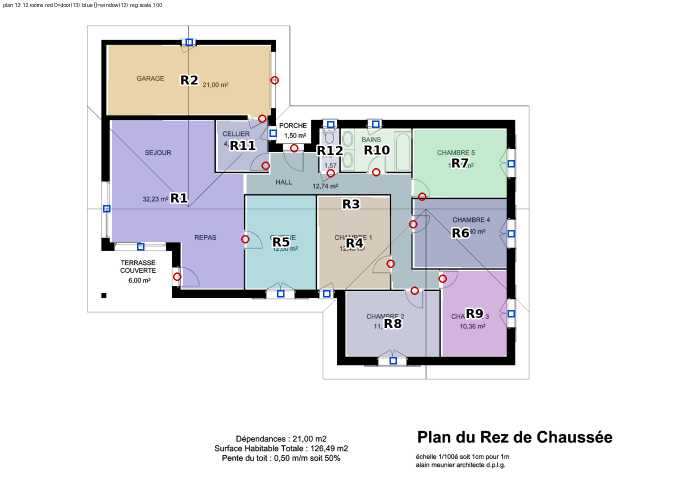
#> input picture overlays/plan_12_overlay.png, 1400 x 989 px, given in place of 4 (2).png, which was not available (shown at 1/2 size)
$ python overlay.py
#> lines starting #> are read from the running program, lines starting #| are printed output that depends on the picture; after the words box and inside, x2 and y2 are one past the last pixel; in counts of white or black regions, pixels touching at a corner belong together
### extract.py
"""Part 1: turn floor-plan masks into a structured SQLite database.

Usage:  python extract.py --data data --db floorplans.db

Mask colours (found by inspecting all 121 masks) come in TWO palettes:
  palette "orange_rooms": rooms=orange  walls=light-blue  windows=yellow  doors=green
  palette "teal_rooms"  : rooms=teal    walls=light-blue  windows=yellow  doors=orange,
                          green=large opening (garage/sliding door), red=thin opening
The palette is chosen per plan: whichever of orange/teal covers more area is "room".
Rooms all share one colour, so each room is a connected component of that colour
(walls/doors leave gaps between rooms).
"""
import argparse, json, sqlite3
from pathlib import Path

import numpy as np
from PIL import Image
from scipy import ndimage as ndi

Image.MAX_IMAGE_PIXELS = None
WORK = 1000  # masks are analysed at max side = 1000 px; areas are rescaled to original px

COLORS = {  # reference RGB values seen in the masks
    "bg": (0, 0, 0), "orange": (255, 142, 70), "lblue": (175, 216, 248),
    "yellow": (246, 189, 15), "green": (139, 186, 0), "teal": (0, 142, 142),
    "red": (214, 70, 70),
}
NAMES = list(COLORS)
PAL = np.array([COLORS[n] for n in NAMES], dtype=np.int32)

SCHEMA = """
DROP TABLE IF EXISTS plans; DROP TABLE IF EXISTS rooms;
DROP TABLE IF EXISTS doors; DROP TABLE IF EXISTS windows;
CREATE TABLE plans(
  plan_id INTEGER PRIMARY KEY, image_file TEXT, mask_file TEXT,
  width_px INT, height_px INT, palette TEXT,
  n_rooms INT, n_doors INT, n_windows INT, n_openings INT,
  total_room_area_px INT, wall_area_px INT, wall_segments INT);
CREATE TABLE rooms(
  room_id INTEGER PRIMARY KEY, plan_id INT, room_no INT,  -- room_no is 1..n within plan, ordered by area desc
  area_px INT, area_pct REAL,              -- area_pct = share of total room area in plan
  cx REAL, cy REAL,                        -- centroid, normalised 0..1 (x right, y down)
  bbox_x0 INT, bbox_y0 INT, bbox_x1 INT, bbox_y1 INT,  -- original-pixel bounding box
  n_windows INT, n_doors INT);
CREATE TABLE doors(
  door_id INTEGER PRIMARY KEY, plan_id INT, kind TEXT,  -- 'door'
  cx REAL, cy REAL, area_px INT,
  room_a INT, room_b INT);                 -- room_no of rooms touched (NULL = none/exterior)
CREATE TABLE windows(
  window_id INTEGER PRIMARY KEY, plan_id INT,
  cx REAL, cy REAL, area_px INT, room_no INT);  -- room_no it belongs to (NULL if none found)
CREATE INDEX i_r ON rooms(plan_id); CREATE INDEX i_d ON doors(plan_id); CREATE INDEX i_w ON windows(plan_id);
"""


def classify(mask_path):
    """Return (label array of palette indices at reduced size, scale factor, (W,H))."""
    im = Image.open(mask_path).convert("RGB")
    W, H = im.size
    s = max(1, max(W, H) / WORK)
    small = im.resize((round(W / s), round(H / s)), Image.NEAREST)
    a = np.asarray(small, dtype=np.int32)
    d = ((a[:, :, None, :] - PAL[None, None]) ** 2).sum(-1)
    lab = d.argmin(-1).astype(np.uint8)
    lab[d.min(-1) > 60 ** 2] = 0  # anti-aliasing / unknown colours -> background
    return lab, s, (W, H)


def components(binary, min_px):
    lbl, n = ndi.label(binary)
    if n == 0:
        return lbl, []
    sizes = ndi.sum(binary, lbl, range(1, n + 1))
    keep = [i + 1 for i, sz in enumerate(sizes) if sz >= min_px]
    return lbl, keep


# [9 lines left out: function touching_rooms, not called in this run]


def extract_plan(mask_path):
    lab, s, (W, H) = classify(mask_path)
    h, w = lab.shape
    count = lambda name: int((lab == NAMES.index(name)).sum())
    orange, teal = count("orange"), count("teal")
    if teal > orange:
        palette, room_c, door_cs = "teal_rooms", "teal", ["orange", "green"]
    else:
        palette, room_c, door_cs = "orange_rooms", "orange", ["green"]
    opening_cs = ["red"] if palette == "teal_rooms" else []

    # rooms: connected components of the room colour, ignoring tiny specks
    room_bin = lab == NAMES.index(room_c)
    min_room = max(150, int(0.0008 * h * w))
    rl, keep = components(room_bin, min_room)
    keep = sorted(keep, key=lambda i: -(rl == i).sum())
    room_lbl = np.zeros_like(rl)
    for no, i in enumerate(keep, 1):
        room_lbl[rl == i] = no
    area_scale = (W * H) / (w * h)
    total_room_px = int(room_bin[np.isin(rl, keep)].sum() * area_scale)

    rooms = []
    for no in range(1, len(keep) + 1):
        m = room_lbl == no
        ys, xs = np.where(m)
        rooms.append(dict(
            room_no=no, area_px=int(m.sum() * area_scale),
            cx=float(xs.mean() / w), cy=float(ys.mean() / h),
            bbox=[int(xs.min() * s), int(ys.min() * s), int((xs.max() + 1) * s), int((ys.max() + 1) * s)],
            n_windows=0, n_doors=0))

    def ents(colors, min_px, radius):
        binary = np.isin(lab, [NAMES.index(c) for c in colors])
        el, ek = components(binary, min_px)
        out = []
        for i in ek:
            m = el == i
            ys, xs = np.where(m)
            out.append(dict(cx=float(xs.mean() / w), cy=float(ys.mean() / h),
                            area_px=int(m.sum() * area_scale),
                            rooms=touching_rooms(m, room_lbl, radius)))
        return out

    min_e = max(20, int(0.00003 * h * w))
    doors = ents(door_cs, min_e, 8)
    windows = ents(["yellow"], min_e, 16)
    openings = ents(opening_cs, min_e, 8) if opening_cs else []

    d_rows = []
    for d in doors:
        r = d["rooms"][:2]
        d_rows.append(dict(cx=d["cx"], cy=d["cy"], area_px=d["area_px"],
                           room_a=r[0] if len(r) > 0 else None, room_b=r[1] if len(r) > 1 else None))
        for no in d["rooms"]:
            rooms[no - 1]["n_doors"] += 1
    w_rows = []
    for wd in windows:
        # a window belongs to the room it overlaps most closely; pick the first (largest) touching
        no = wd["rooms"][0] if wd["rooms"] else None
        w_rows.append(dict(cx=wd["cx"], cy=wd["cy"], area_px=wd["area_px"], room_no=no))
        for no2 in wd["rooms"]:
            rooms[no2 - 1]["n_windows"] += 1
    wall_bin = lab == NAMES.index("lblue")
    wall_seg = components(wall_bin, min_e)[1]
    plan = dict(width_px=W, height_px=H, palette=palette, n_rooms=len(rooms), n_doors=len(d_rows),
                n_windows=len(w_rows), n_openings=len(openings), total_room_area_px=total_room_px,
                wall_area_px=int(wall_bin.sum() * area_scale), wall_segments=len(wall_seg))
    return plan, rooms, d_rows, w_rows, room_lbl, (s, lab)


# [32 lines left out: function main, not called in this run]


# [2 lines that do not run on import are left out]

### overlay.py
"""Draw extracted rooms/doors/windows over the original plan image.

Usage: python overlay.py 4 7 12        (writes overlays/plan_<id>_overlay.png)
"""
import sys
from pathlib import Path

import numpy as np
from PIL import Image, ImageDraw, ImageFont

from scipy import ndimage as ndi
from scipy.signal import fftconvolve

from extract import extract_plan

Image.MAX_IMAGE_PIXELS = None


def register(img, lab, wall_idx=2, search=500):
    """Masks are not pixel-registered to their images (offset + slight scale).
    Find scale s and shift (dx,dy) that best put the mask's WALL pixels on the drawing's ink.
    Returns (s, dx, dy) in normalised units of the image size: x_img = (x_mask*s + dx)."""
    k = search / max(img.size)
    sz = (round(img.size[0] * k), round(img.size[1] * k))
    rgba = img.convert("RGBA"); bg = Image.new("RGBA", rgba.size, "white"); bg.alpha_composite(rgba)
    g = np.asarray(bg.convert("L").resize(sz, Image.BOX))
    ink = ndi.binary_dilation(g < 150, iterations=2).astype(float)
    wall = Image.fromarray(((lab == wall_idx) * 255).astype(np.uint8)).resize(sz, Image.NEAREST)
    best = (-1, 1.0, 0, 0)
    for s in np.arange(0.80, 1.31, 0.02):
        ws = np.asarray(wall.resize((max(8, round(sz[0] * s)), max(8, round(sz[1] * s))), Image.NEAREST)) > 0
        if ws.sum() == 0:
            continue
        c = fftconvolve(ink, ws[::-1, ::-1].astype(float), mode="full") / ws.sum()
        iy, ix = np.unravel_index(np.argmax(c), c.shape)
        if c[iy, ix] > best[0]:
            best = (c[iy, ix], s, (ix - (ws.shape[1] - 1)) / sz[0], (iy - (ws.shape[0] - 1)) / sz[1])
    return best[1], best[2], best[3], best[0]


def draw(plan_id, data="data", out="overlays", max_side=1400):
    plan, rooms, doors, windows, room_lbl, (s, lab) = extract_plan(Path(data) / "Y" / f"{plan_id} (2).png")
#> in classify, im is the input picture: PIL image 1400x989 RGB; mean R, G, B 230.5, 230.7, 232.9
#> in classify, `lab = d.argmin(-1).astype(np.uint8)`:
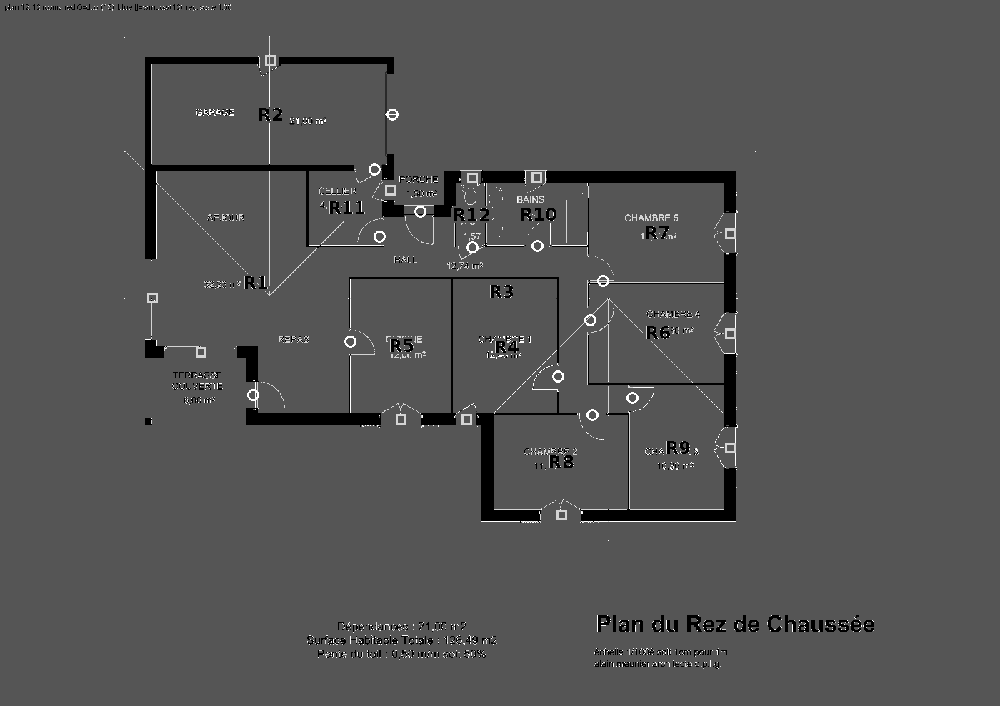
#> lab: shape (706, 1000); min 0, max 6, mean 1.96; drawn with min black and max white
#> in classify, `lab[d.min(-1) > 60 ** 2] = 0`:
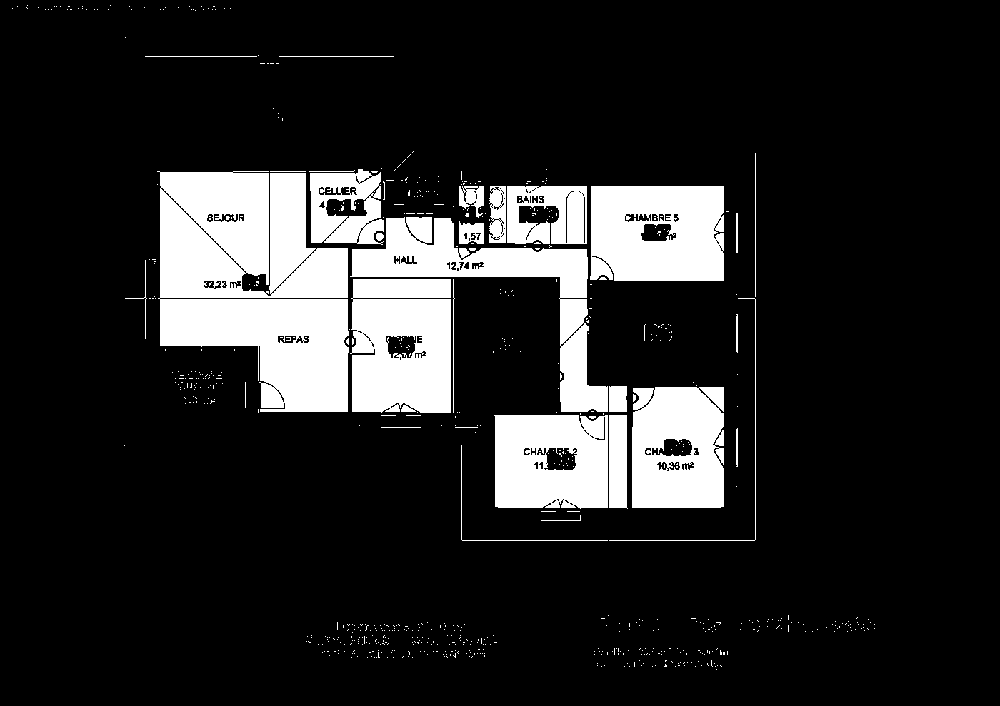
#> lab: shape (706, 1000); values 0 (black) and 2 (white), 14.8% white; 725 white regions (694 under 20 px), largest, box (x1, y1, x2, y2) and area: (157, 171, 349, 412) 33795, (350, 217, 608, 412) 12405, (350, 279, 451, 413) 12321
#> in extract_plan, `lab, s, (W, H) = classify(mask_path)`: s = 1.4; W = 1400; H = 989
#> in extract_plan, `room_bin = lab == NAMES.index(room_c)`: room_bin: shape (706, 1000) bool; every value is 0
#> in components, `lbl, n = ndi.label(binary)`: lbl: shape (706, 1000) int32; every value is 0
#> in components, `lbl, n = ndi.label(binary)`: n = 0
#> in extract_plan, `rl, keep = components(room_bin, min_room)`: keep = []
#> in extract_plan, `area_scale = (W * H) / (w * h)`: area_scale = 1.96
#> in extract_plan, `total_room_px = int(room_bin[np.isin(rl, keep)].sum() * area_scale)`: total_room_px = 0
#> after the loop in extract_plan, `for no in range(1, len(keep) + 1):`: rooms = []
#> call 4 of components, with min_px = 21
#> in components (call 4), `lbl, n = ndi.label(binary)`:
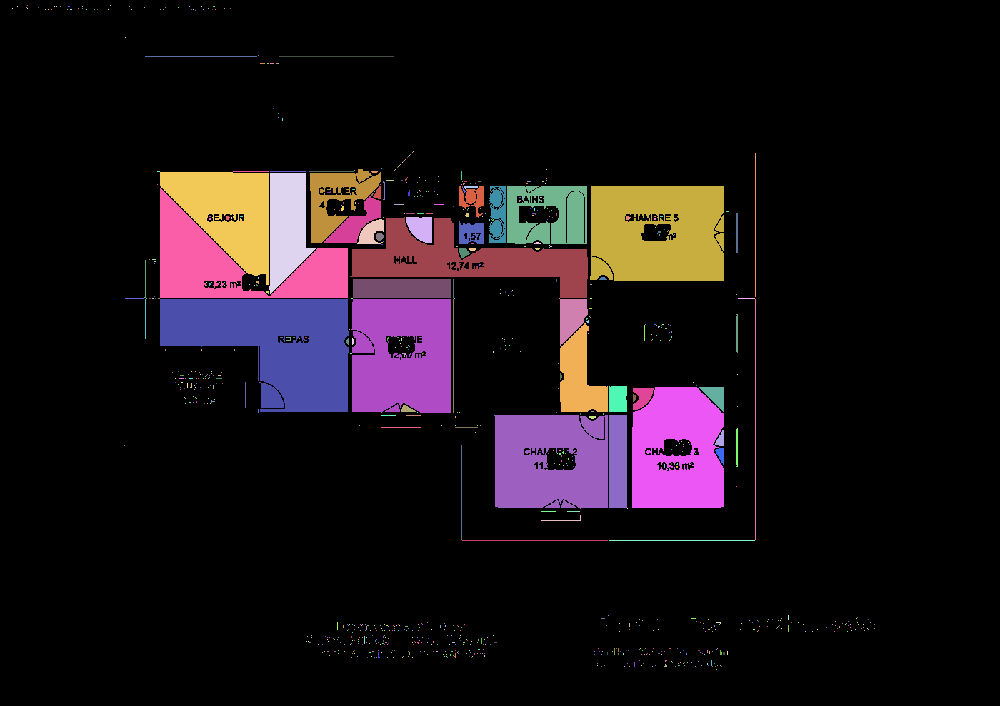
#> lbl: shape (706, 1000) int32; 878 distinct labels, from 0 to 877; one colour per label, 0 black
#> in components (call 4), `lbl, n = ndi.label(binary)`: n = 877
#> in components (call 4), `sizes = ndi.sum(binary, lbl, range(1, n + 1))`: sizes = 877 values, max 14406 at index 264, min 1 at index 0, mean 119.4
#> in components (call 4), `keep = [i + 1 for i, sz in enumerate(sizes) if sz >= min_px]`: keep = 52 values from 45 to 481
#> in extract_plan, `plan = dict(width_px=W, height_px=H, palette=palette, n_rooms=len(room..`: plan = 10 items
#> plan = 10 items; rooms = []; doors = []; windows = []; s = 1.4
    img = Image.open(Path(data) / "X" / f"{plan_id}.png").convert("RGB")
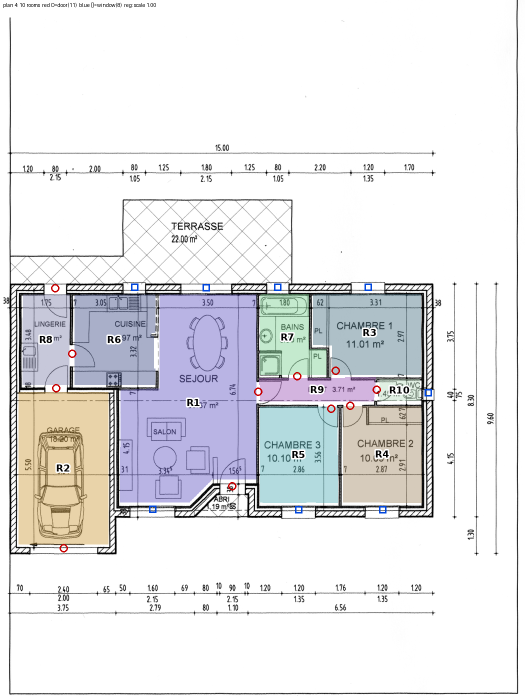
#> input picture overlays/plan_4_overlay.png, 1050 x 1400 px, given in place of 4.png, which was not available (shown at 1/2 size)
#> img is the input picture: PIL image 1050x1400 RGB; mean R, G, B 229.6, 229.7, 231.8
    h, w = room_lbl.shape
#> h = 706; w = 1000
    k = max_side / max(img.size)
#> k = 1
    size = (round(img.size[0] * k), round(img.size[1] * k))
#> size = (1050, 1400)
    img = img.resize(size, Image.LANCZOS)
    s_reg, dx, dy, score = register(img, lab)
#> in register, `bg = Image.new('RGBA', rgba.size, 'white')`: bg: PIL image 1050x1400 RGBA; every value is 255
#> in register, `ink = ndi.binary_dilation(g < 150, iterations=2).astype(float)`:
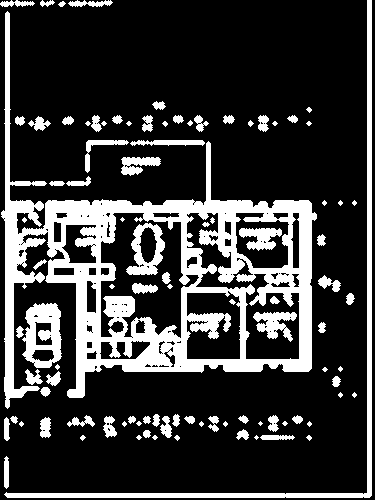
#> ink: shape (500, 375) float64; values 0 (black) and 1 (white), 22.1% white; 97 white regions (28 under 20 px), largest, box (x1, y1, x2, y2) and area: (1, 11, 317, 409) 26454, (4, 0, 372, 498) 4292, (22, 303, 62, 368) 1628
#> in register, `wall = Image.fromarray(((lab == wall_idx) * 255).astype(np.uint8)).res..`: wall: PIL image 375x500 L; 14.8% white; 209 white regions (193 under 20 px), largest, box (x1, y1, x2, y2) and area: (59, 121, 169, 292) 11704, (185, 212, 235, 360) 4056, (221, 132, 273, 199) 3131
#> the loop in register, `for s in np.arange(0.80, 1.31, 0.02):` made 26 passes
#> (iy, ix, best) on pass 1: (492, 265, (0.537, 0.8, -0.0907, 0.186))
#> (iy, ix) on passes 2 to 7: (498, 269), (498, 273), (505, 275), (523, 281), (529, 288), (539, 294)
#> pass 1, in register, `c = fftconvolve(ink, ws[::-1, ::-1].astype(float), mode="full") / ws.s..`:
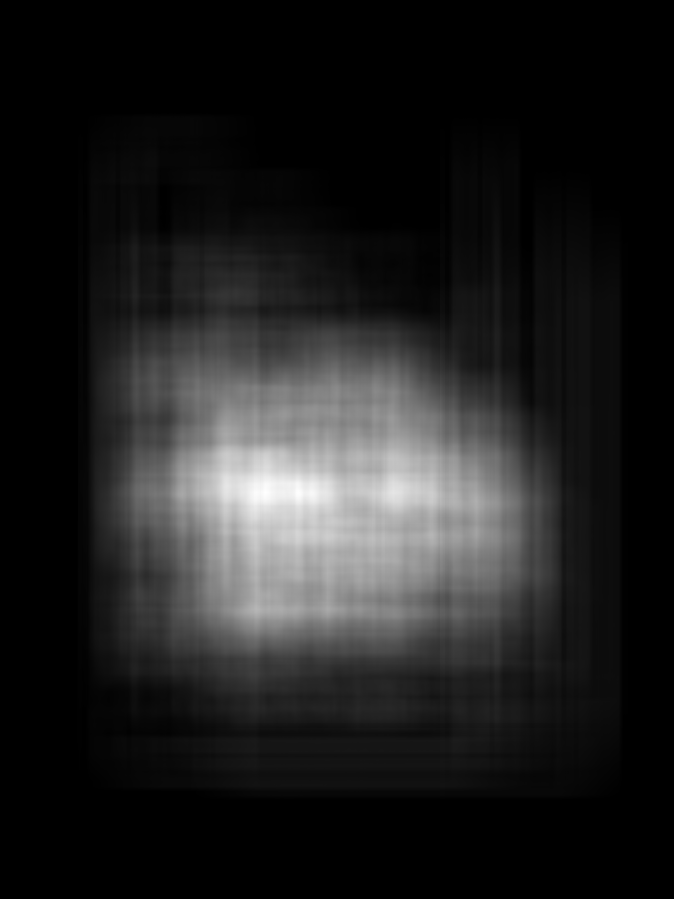
#> c: shape (899, 674) float64; min -2.27e-16, max 0.537, mean 0.0684; drawn with min black and max white
#> after the loop in register, `for s in np.arange(0.80, 1.31, 0.02):`:
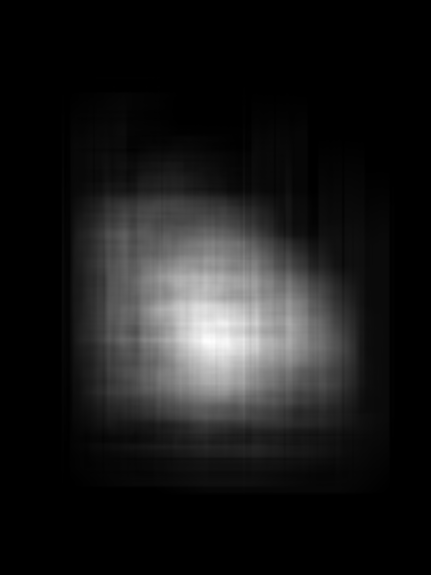
#> c: shape (1149, 862) float64 (shown at 1/2 size); min -1.22e-16, max 0.396, mean 0.0418; drawn with min black and max white
#> s_reg = 0.8; dx = -0.0907; dy = 0.186; score = 0.537
    rs = Image.fromarray(room_lbl.astype(np.uint8)).resize((round(size[0] * s_reg), round(size[1] * s_reg)), Image.NEAREST)
#> rs: PIL image 840x1120 L; every value is 0
    rl = np.zeros((size[1], size[0]), dtype=np.uint8)
    ox, oy = round(dx * size[0]), round(dy * size[1])
#> ox = -95; oy = 260
    ra = np.asarray(rs)
    ys0, xs0 = max(oy, 0), max(ox, 0)
#> ys0 = 260; xs0 = 0
    ys1, xs1 = min(oy + ra.shape[0], size[1]), min(ox + ra.shape[1], size[0])
#> ys1 = 1380; xs1 = 745
    rl[ys0:ys1, xs0:xs1] = ra[ys0 - oy:ys1 - oy, xs0 - ox:xs1 - ox]
#> rl: shape (1400, 1050); every value is 0
    tx = lambda cx: (cx * s_reg + dx) * size[0]
    ty = lambda cy: (cy * s_reg + dy) * size[1]
    rng = np.random.default_rng(3)
    cols = rng.integers(60, 230, size=(len(rooms) + 1, 3))
#> cols = [[197, 74, 90]]
    arr = np.asarray(img).astype(float)
    m = rl > 0
    arr[m] = 0.55 * arr[m] + 0.45 * cols[rl[m]]
    img = Image.fromarray(arr.astype(np.uint8))
    d = ImageDraw.Draw(img)
    try:
        f = ImageFont.truetype("/usr/share/fonts/truetype/dejavu/DejaVuSans-Bold.ttf", max(16, size[0] // 55))
    except OSError:
        f = ImageFont.load_default()
    for r in rooms:
        x, y = tx(r["cx"]), ty(r["cy"])
        d.text((x, y), f"R{r['room_no']}", fill=(0, 0, 0), font=f, anchor="mm", stroke_width=3, stroke_fill=(255, 255, 255))
#> this loop made 0 passes
    for dr in doors:
        x, y = tx(dr["cx"]), ty(dr["cy"])
        d.ellipse([x - 8, y - 8, x + 8, y + 8], outline=(200, 0, 0), width=3)
    for wd in windows:
        x, y = tx(wd["cx"]), ty(wd["cy"])
        d.rectangle([x - 7, y - 7, x + 7, y + 7], outline=(0, 70, 220), width=3)
    d.rectangle([0, 0, 620, 34], fill=(255, 255, 255))
    d.text((6, 4), f"plan {plan_id}: {plan['n_rooms']} rooms  red O=door({plan['n_doors']})  blue []=window({plan['n_windows']})  reg: scale {s_reg:.2f}",
           fill=(0, 0, 0), font=ImageFont.load_default())
    Path(out).mkdir(exist_ok=True)
    p = Path(out) / f"plan_{plan_id}_overlay.png"
    img.save(p)
    return p


if __name__ == "__main__":
    for a in sys.argv[1:] or ["4", "7", "12"]:
#> (the run stopped early here; a loop or call above may not have finished)
